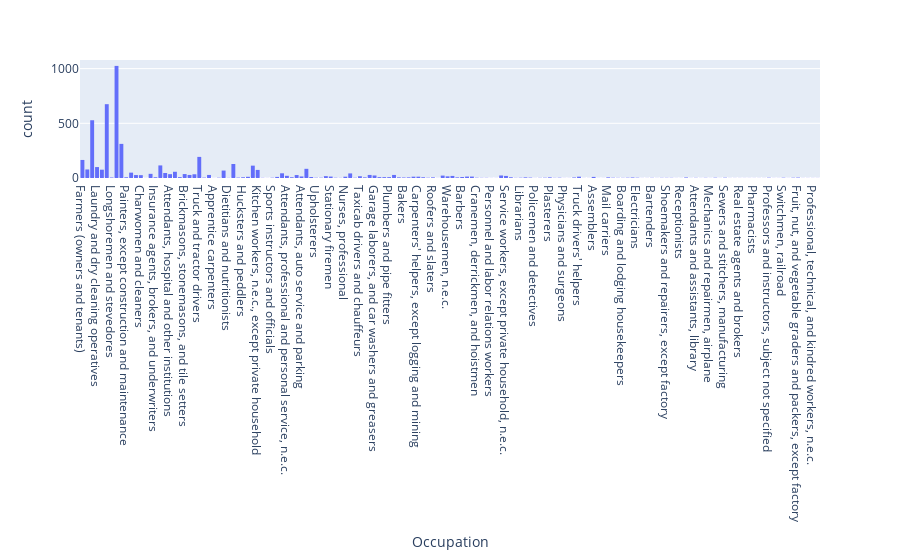

The code cell stored with this chart in its notebook:
### Code cell
fig1960 = px.histogram(df1960, x="Occupation")
fig1960.show()

### Figure 1 — Plotly figure (JSON) as saved in the notebook; plotly's stock layout.template omitted (floating-point values rounded to 4 significant figures; data arrays with more than 128 entries replaced by an {"elided": "..."} marker saying what was removed)
{"data": [{"alignmentgroup": "True", "bingroup": "x", "hovertemplate": "Occupation=%{x}<br>count=%{y}<extra></extra>", "legendgroup": "", "marker": {"color": "#636efa", "pattern": {"shape": ""}}, "name": "", "offsetgroup": "", "orientation": "v", "showlegend": false, "type": "histogram", "x": {"elided": "4919 str values"}, "xaxis": "x", "yaxis": "y"}], "layout": {"barmode": "relative", "legend": {"tracegroupgap": 0}, "margin": {"t": 60}, "xaxis": {"anchor": "y", "domain": [0, 1], "title": {"text": "Occupation"}}, "yaxis": {"anchor": "x", "domain": [0, 1], "title": {"text": "count"}}}}
